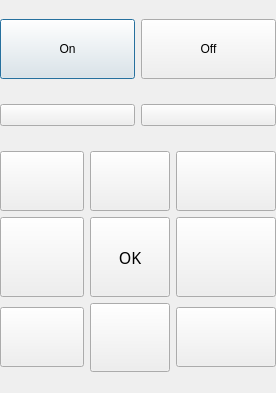
<?xml version="1.0" encoding="UTF-8"?>
<ui version="4.0">
 <class>Dialog</class>
 <widget class="QDialog" name="Dialog">
  <property name="geometry">
   <rect>
    <x>0</x>
    <y>0</y>
    <width>276</width>
    <height>393</height>
   </rect>
  </property>
  <property name="sizePolicy">
   <sizepolicy hsizetype="Expanding" vsizetype="Expanding">
    <horstretch>0</horstretch>
    <verstretch>0</verstretch>
   </sizepolicy>
  </property>
  <property name="cursor">
   <cursorShape>ArrowCursor</cursorShape>
  </property>
  <property name="focusPolicy">
   <enum>Qt::NoFocus</enum>
  </property>
  <property name="windowTitle">
   <string>Roku remote</string>
  </property>
  <property name="windowIcon">
   <iconset theme="computer">
    <normaloff>.</normaloff>.</iconset>
  </property>
  <property name="windowOpacity">
   <double>0.950000000000000</double>
  </property>
  <property name="autoFillBackground">
   <bool>true</bool>
  </property>
  <widget class="QWidget" name="verticalLayoutWidget">
   <property name="geometry">
    <rect>
     <x>0</x>
     <y>0</y>
     <width>276</width>
     <height>392</height>
    </rect>
   </property>
   <property name="focusPolicy">
    <enum>Qt::ClickFocus</enum>
   </property>
   <layout class="QVBoxLayout" name="verticalLayout">
    <item>
     <layout class="QHBoxLayout" name="horizontalLayout_2">
      <item>
       <widget class="QPushButton" name="pushButtonOn">
        <property name="minimumSize">
         <size>
          <width>0</width>
          <height>60</height>
         </size>
        </property>
        <property name="maximumSize">
         <size>
          <width>1000</width>
          <height>16777215</height>
         </size>
        </property>
        <property name="focusPolicy">
         <enum>Qt::ClickFocus</enum>
        </property>
        <property name="text">
         <string>On</string>
        </property>
       </widget>
      </item>
      <item>
       <widget class="QPushButton" name="pushButtonOff">
        <property name="minimumSize">
         <size>
          <width>0</width>
          <height>60</height>
         </size>
        </property>
        <property name="maximumSize">
         <size>
          <width>1000</width>
          <height>16777215</height>
         </size>
        </property>
        <property name="focusPolicy">
         <enum>Qt::ClickFocus</enum>
        </property>
        <property name="text">
         <string>Off</string>
        </property>
       </widget>
      </item>
     </layout>
    </item>
    <item>
     <layout class="QHBoxLayout" name="horizontalLayout">
      <item>
       <widget class="QPushButton" name="pushButtonPlay">
        <property name="focusPolicy">
         <enum>Qt::ClickFocus</enum>
        </property>
        <property name="text">
         <string/>
        </property>
        <property name="icon">
         <iconset>
          <normaloff>../../Downloads/play.png</normaloff>../../Downloads/play.png</iconset>
        </property>
        <property name="iconSize">
         <size>
          <width>32</width>
          <height>32</height>
         </size>
        </property>
       </widget>
      </item>
      <item>
       <widget class="QPushButton" name="pushButtonPause">
        <property name="focusPolicy">
         <enum>Qt::ClickFocus</enum>
        </property>
        <property name="text">
         <string/>
        </property>
        <property name="icon">
         <iconset>
          <normaloff>../../Downloads/pause.png</normaloff>../../Downloads/pause.png</iconset>
        </property>
        <property name="iconSize">
         <size>
          <width>32</width>
          <height>32</height>
         </size>
        </property>
       </widget>
      </item>
     </layout>
    </item>
    <item>
     <layout class="QGridLayout" name="gridLayout">
      <property name="sizeConstraint">
       <enum>QLayout::SetMinimumSize</enum>
      </property>
      <property name="leftMargin">
       <number>0</number>
      </property>
      <item row="2" column="1">
       <widget class="QPushButton" name="pushButtonDown">
        <property name="minimumSize">
         <size>
          <width>0</width>
          <height>69</height>
         </size>
        </property>
        <property name="maximumSize">
         <size>
          <width>80</width>
          <height>16777215</height>
         </size>
        </property>
        <property name="focusPolicy">
         <enum>Qt::ClickFocus</enum>
        </property>
        <property name="autoFillBackground">
         <bool>true</bool>
        </property>
        <property name="text">
         <string/>
        </property>
        <property name="icon">
         <iconset>
          <normaloff>../../Downloads/down-arrow.png</normaloff>../../Downloads/down-arrow.png</iconset>
        </property>
        <property name="iconSize">
         <size>
          <width>32</width>
          <height>32</height>
         </size>
        </property>
       </widget>
      </item>
      <item row="0" column="1">
       <widget class="QPushButton" name="pushButtonUp">
        <property name="minimumSize">
         <size>
          <width>0</width>
          <height>60</height>
         </size>
        </property>
        <property name="maximumSize">
         <size>
          <width>80</width>
          <height>16777215</height>
         </size>
        </property>
        <property name="focusPolicy">
         <enum>Qt::ClickFocus</enum>
        </property>
        <property name="text">
         <string/>
        </property>
        <property name="icon">
         <iconset>
          <normaloff>../../Downloads/up-arrow.png</normaloff>../../Downloads/up-arrow.png</iconset>
        </property>
        <property name="iconSize">
         <size>
          <width>32</width>
          <height>32</height>
         </size>
        </property>
       </widget>
      </item>
      <item row="1" column="1">
       <widget class="QPushButton" name="pushButtonOk">
        <property name="minimumSize">
         <size>
          <width>0</width>
          <height>80</height>
         </size>
        </property>
        <property name="font">
         <font>
          <family>Samyak Devanagari</family>
          <pointsize>12</pointsize>
         </font>
        </property>
        <property name="focusPolicy">
         <enum>Qt::ClickFocus</enum>
        </property>
        <property name="text">
         <string>OK</string>
        </property>
        <property name="iconSize">
         <size>
          <width>32</width>
          <height>32</height>
         </size>
        </property>
       </widget>
      </item>
      <item row="1" column="2">
       <widget class="QPushButton" name="pushButtonRight">
        <property name="minimumSize">
         <size>
          <width>100</width>
          <height>80</height>
         </size>
        </property>
        <property name="maximumSize">
         <size>
          <width>80</width>
          <height>16777215</height>
         </size>
        </property>
        <property name="focusPolicy">
         <enum>Qt::ClickFocus</enum>
        </property>
        <property name="text">
         <string/>
        </property>
        <property name="icon">
         <iconset>
          <normaloff>../../Downloads/next.png</normaloff>../../Downloads/next.png</iconset>
        </property>
        <property name="iconSize">
         <size>
          <width>32</width>
          <height>32</height>
         </size>
        </property>
       </widget>
      </item>
      <item row="1" column="0">
       <widget class="QPushButton" name="pushButtonLeft">
        <property name="sizePolicy">
         <sizepolicy hsizetype="Preferred" vsizetype="Fixed">
          <horstretch>0</horstretch>
          <verstretch>0</verstretch>
         </sizepolicy>
        </property>
        <property name="minimumSize">
         <size>
          <width>0</width>
          <height>80</height>
         </size>
        </property>
        <property name="maximumSize">
         <size>
          <width>100</width>
          <height>16777215</height>
         </size>
        </property>
        <property name="focusPolicy">
         <enum>Qt::ClickFocus</enum>
        </property>
        <property name="text">
         <string/>
        </property>
        <property name="icon">
         <iconset>
          <normaloff>../../Downloads/left-arrow.png</normaloff>../../Downloads/left-arrow.png</iconset>
        </property>
        <property name="iconSize">
         <size>
          <width>32</width>
          <height>32</height>
         </size>
        </property>
       </widget>
      </item>
      <item row="2" column="2">
       <widget class="QPushButton" name="pushButtonVolUp">
        <property name="minimumSize">
         <size>
          <width>0</width>
          <height>60</height>
         </size>
        </property>
        <property name="focusPolicy">
         <enum>Qt::ClickFocus</enum>
        </property>
        <property name="text">
         <string/>
        </property>
        <property name="icon">
         <iconset theme="audio-volume-high"/>
        </property>
       </widget>
      </item>
      <item row="2" column="0">
       <widget class="QPushButton" name="pushButtonVolDown">
        <property name="minimumSize">
         <size>
          <width>0</width>
          <height>60</height>
         </size>
        </property>
        <property name="focusPolicy">
         <enum>Qt::ClickFocus</enum>
        </property>
        <property name="text">
         <string/>
        </property>
        <property name="icon">
         <iconset theme="audio-volume-low"/>
        </property>
       </widget>
      </item>
      <item row="0" column="0">
       <widget class="QPushButton" name="pushButtonBack">
        <property name="minimumSize">
         <size>
          <width>0</width>
          <height>60</height>
         </size>
        </property>
        <property name="focusPolicy">
         <enum>Qt::ClickFocus</enum>
        </property>
        <property name="text">
         <string/>
        </property>
        <property name="icon">
         <iconset>
          <normaloff>../../Downloads/back.png</normaloff>../../Downloads/back.png</iconset>
        </property>
        <property name="iconSize">
         <size>
          <width>32</width>
          <height>32</height>
         </size>
        </property>
       </widget>
      </item>
      <item row="0" column="2">
       <widget class="QPushButton" name="pushButtonHome">
        <property name="minimumSize">
         <size>
          <width>0</width>
          <height>60</height>
         </size>
        </property>
        <property name="focusPolicy">
         <enum>Qt::ClickFocus</enum>
        </property>
        <property name="text">
         <string/>
        </property>
        <property name="icon">
         <iconset>
          <normaloff>../../Downloads/home2.png</normaloff>../../Downloads/home2.png</iconset>
        </property>
        <property name="iconSize">
         <size>
          <width>32</width>
          <height>32</height>
         </size>
        </property>
        <property name="checkable">
         <bool>false</bool>
        </property>
       </widget>
      </item>
     </layout>
    </item>
   </layout>
  </widget>
 </widget>
 <resources/>
 <connections/>
</ui>
